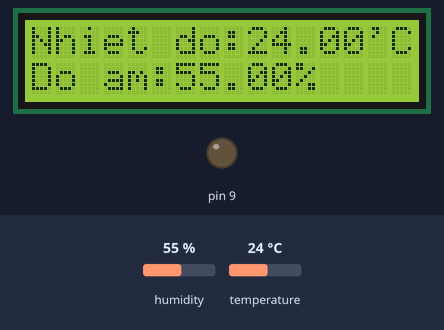
A sketch run on a simulated Arduino Uno, built with avr-gcc and run on an emulated ATmega328P. Parts: 16×2 character LCD, output pins drawn as LEDs (lit = HIGH). The test bench sets the inputs (shaded band); at power-on: humidity 55 %, temperature 24 °C.

Above: at 1.2 s.
1.3 s: humidity set to 22 %
At 2.6 s:
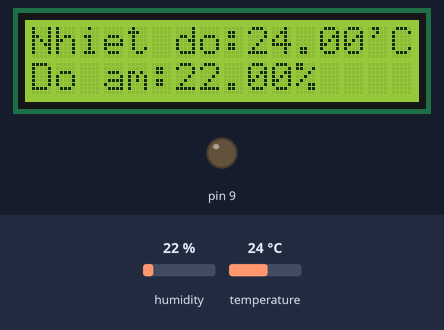
4.0 s: temperature set to 12 °C
At 5.0 s:
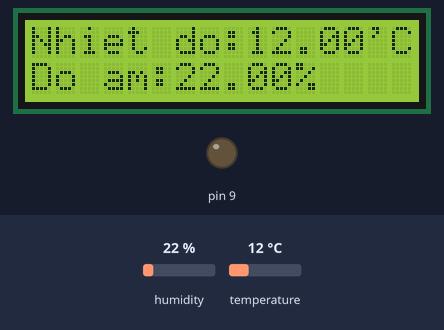
6.7 s: humidity set to 40 %
At 8.7 s:
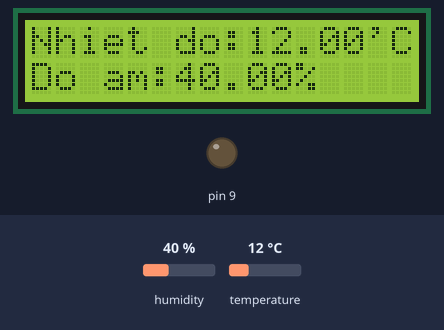
9.6 s: temperature set to 19 °C
At 11.1 s:
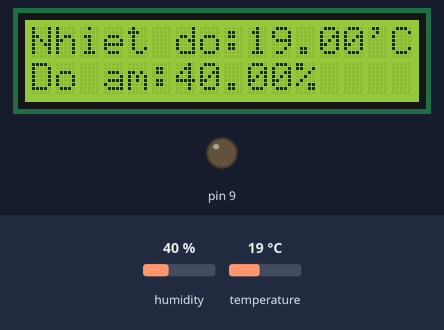
Timing chart, 0 to 12.6 s (numbered marks = the images above; inputs shaded):
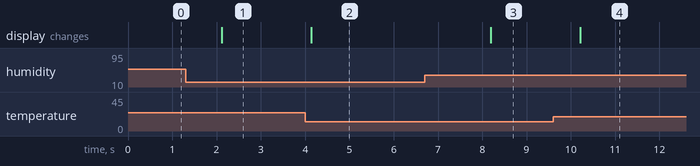

The sketch:

inNhietDolenLCD.ino
```cpp
//Thêm thư viện LiquitCrystal - nó có sẵn vì vậy bạn không cần cài thêm gì cả
#include <LiquidCrystal.h>
#include<DHT.h>
const int DHTpin = 6;
const int DHTtype = DHT11;
DHT dht(DHTpin,DHTtype);
//Khởi tạo với các chân
LiquidCrystal lcd(12, 11, 5, 4, 3, 2);

void setup() {
  pinMode(9,OUTPUT);
  //Thông báo đây là LCD 1602
  lcd.begin(16, 2);
  dht.begin();
}

void loop() {
  // đặt con trỏ vào cột 0, dòng 1
  lcd.setCursor(0, 0);
  float temp = dht.readTemperature();
  float h = dht.readHumidity();
  lcd.print("Nhiet do:" + (String)temp + "'C");
  lcd.setCursor(0,1);
  lcd.print("Do am:" + (String)h + "%");
}
```

Measured:
- after the input at 1.3 s, the display: changes after 0.82 s (image 1)
- after the input at 4.0 s, the display: changes after 0.14 s (image 2)
- after the input at 6.7 s, the display: changes after 1.5 s (image 3)
- after the input at 9.6 s, the display: changes after 0.61 s (image 4)
